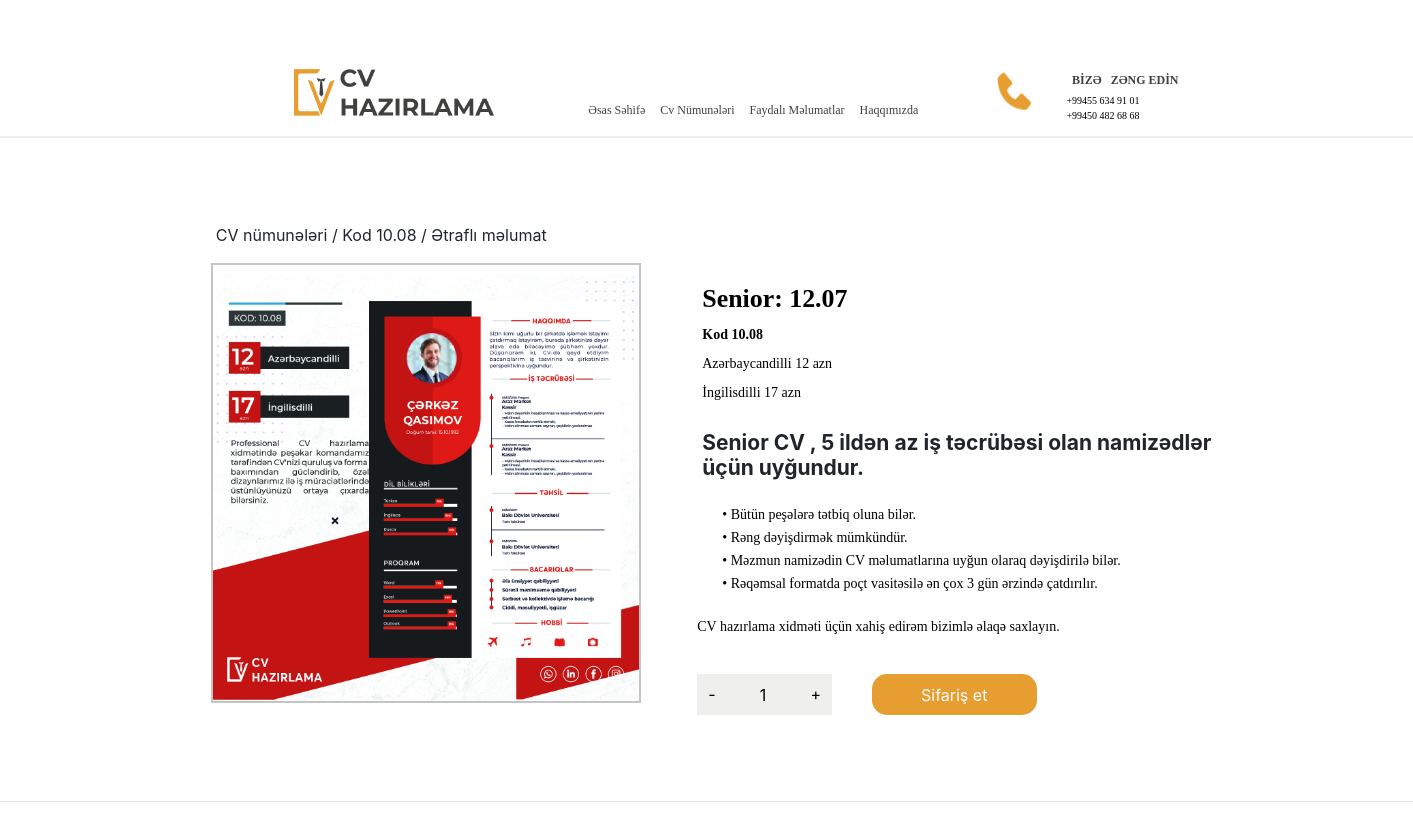
The app's page /sing/3 with its own data.
### app/models.py (models this page shows)
class Cv1(db.Model):
    id=db.Column(db.Integer,primary_key=True)
    kod=db.Column(db.String)
    azSalary=db.Column(db.String)
    enSalary=db.Column(db.String)
    img=db.Column(db.Integer)

### app/routes.py (the view)
@app.route('/sing/<int:id>',methods=['GET','POST'])
def singPost(id):
    singPost=Cv1.query.get(id)
    return render_template('sales.html',post=singPost)

### app/templates/sales.html (shortened to what this page needs)
{% extends 'layout.html' %}
{% block content %}
<div class="container-fluid d-flex justify-content-around mt-5">
    <div class="sekil">
       <a href="#"> <img src="../static/img/logo.png"></a>
    </div>
    <div class="basliqlar">
        <ul id="menu" class="basliq d-flex">
           <li> <a href="index.html" class="cool-link">Əsas Səhifə</a></li>
           <li><a href="cv.html" class="cool-link">Cv Nümunələri</a></li>
           <li> <a href="movzu1.html" class="cool-link">Faydalı Məlumatlar</a></li>
           <li><a href="#" class="cool-link">Haqqımızda</a></li>
        </ul>
    </div>
    <div class="elaqe  d-flex">
        <img src="../static/img/telefon.png">
        <h3 class="biz d-flex">BİZƏ</h3>&nbsp;&nbsp;
        <h3 class="d-flex basqa">ZƏNG EDİN</h3>
        <p class="nomre">+99455 634 91 01 <br>+99450 482 68 68</p>
    </div>
</div>
<div class="xet"></div>
<div class="container-fluid orta d-flex flex-wrap justify-content-around">
    <div class="sekil4">
        <p>CV nümunələri / {{post.kod}} / Ətraflı məlumat</p>
        <img src="../static/upload/{{post.img}}" class="img6">
    </div>
    <div class="row">
        <div class="yazilar2">
            <h2>Senior: 12.07</h2>
            <p class="kod"><b>{{post.kod}}</b></p>
            <p class="qiymet1">{{post.azSalary}}</p>
            <p class="qiymet2">{{post.enSalary}}</p>
            <h5><b>Senior CV , 5 ildən az iş təcrübəsi olan namizədlər üçün uyğundur.</b></h5>
            <p class="qiymet3">  • Bütün peşələrə tətbiq oluna bilər.<br>
                • Rəng dəyişdirmək mümkündür.<br>
                • Məzmun namizədin CV məlumatlarına uyğun olaraq dəyişdirilə bilər.<br>
                • Rəqəmsal formatda poçt vasitəsilə ən çox 3 gün ərzində çatdırılır.</p>
              <br>
              <p class="qiymet4">CV hazırlama xidməti üçün xahiş edirəm bizimlə əlaqə saxlayın.</p>
              <div class="quantity buttons_added">
                <input type="button" value="-" class="minus"><input type="number" step="1" min="1" max="" name="quantity" value="1" title="Qty" class="input-text qty text" size="4" pattern="" inputmode=""><input type="button" value="+" class="plus">
            </div>
              <button type="button" class="button_4">Sifariş et</button>
            </div>
    </div>
</div>
<hr>
{% endblock content %}

### app/static/css/style.css (style rules this page uses)
* { box-sizing: border-box; }
.container-fluid { padding-top: 15px; transform: translate(0,10px); }
.sekil img { padding-left: 200px; transform: translate(0,-7px); }
a { padding-left: 30px; display: inline-block; }
.basliqlar .basliq a { text-decoration: none; height: 17px; font-family: Montserrat; font-style: normal; font-weight: 500; font-size: 14px; line-height: 15px; color: #40413F; margin-top: 30px; }
li { list-style-type: none; }
.elaqe { margin-left: 70px; }
.elaqe img { transform: translate(0,-7px); }
.elaqe h3 { font-family: Montserrat; font-style: normal; font-weight: bold; font-size: 14px; line-height: 15px; color: #40413F; }
.nomre { transform: translate(-130px,20px); width: 150px; height: 30px; font-family: Montserrat; font-style: normal; font-weight: normal; font-size: 12px; line-height: 15px; color: #000000; }
.xet { width: 100%; border: 1px solid #EDEDEE; margin-top: 10px; }
.cool-link::after { content: ''; display: block; width: 0; height: 2px; background:#E79E30; transition: width .3s; margin-top: 17px; }
@media screen and (min-width: 1352px) and (max-width: 1450px) { .sekil img { padding-left: 230px; } }
@media screen and (min-width: 1352px) and (max-width: 1450px) { .basliqlar .basliq a { padding-left: 15px; font-size: 12px; } }
@media screen and (min-width: 1352px) and (max-width: 1450px) { .elaqe img { transform: translate(-35px,-7px); width: 45px; height: 50px; } }
@media screen and (min-width: 1352px) and (max-width: 1450px) { .elaqe .biz { font-size: 12px; } }
@media screen and (min-width: 1352px) and (max-width: 1450px) { .elaqe .basqa { width: 100%; font-size: 12px; } }
@media screen and (min-width: 1352px) and (max-width: 1450px) { .elaqe .nomre { font-size: 10px; width: 200px; transform: translate(-215px,20px); } }
.sekil4 .img6 { border: 2px solid #C4C4C4;; width: 430px; margin-left: 160px; padding-top: 10px; }
.sekil4 p { margin-top: 60px; margin-left: 165px; }
.yazilar2 h2 { padding-left: 145px; height: 20px; font-family: Montserrat; font-style: normal; font-weight: 500; font-size: 16px; line-height: 20px; color: #E79E30; }
.yazilar2 h2 { padding-left: 5px; margin-top: 120px; width: 100%; height: 32px; font-family: Montserrat; font-style: normal; font-weight: 900; font-size: 25.888px; line-height: 32px; color: #000000; }
.yazilar2 p { display: flex; padding-left: 145px; width: 75%; max-width: 680px; font-family: Montserrat; font-style: normal; font-weight: normal; font-size: 14px; line-height: 23px; color: #000000; }
.kod { transform: translate(-140px,0); }
.qiymet1 { transform: translate(-140px,-10px); }
.qiymet2 { transform: translate(-140px,-20px); }
.qiymet3 { width: 750px !important; transform: translate(-120px,5px); }
.qiymet4 { transform: translate(-145px,-15px); width: 750px !important; }
.yazilar2 h5 { width: 550px; font-size: 21px; transform: translate(5px,-10px); }
.yazilar2 .button_4 { transform: translate(35px,5px); height: 41px; width: 165px; border-radius: 15px; cursor: pointer; outline: none; border: none; background: #E79E30; color: #fff; }
.quantity { display: inline-block; margin-top: 5px; margin-bottom: 80px; }
.quantity .input-text.qty { width: 75px; height: 41px; padding: 0 0; text-align: center; background-color: #EFEFEE; border: 1px solid #efefef; }
.quantity.buttons_added { text-align: left; position: relative; white-space: nowrap; vertical-align: top; }
.quantity.buttons_added input { display: inline-block; margin: 0; vertical-align: top; box-shadow: none; }
.quantity.buttons_added .minus, .quantity.buttons_added .plus { padding: 7px 10px 8px; height: 41px; background-color: #ffffff; border: 1px solid #efefef; cursor:pointer; background-color: #EFEFEE; }
.quantity.buttons_added .minus { border-right: 0; }
.quantity.buttons_added .plus { border-left: 0; }

### records on screen
Cv1: kod "Kod 10.08", img (picture), azSalary "Azərbaycandilli 12 azn", enSalary "İngilisdilli 17 azn"
